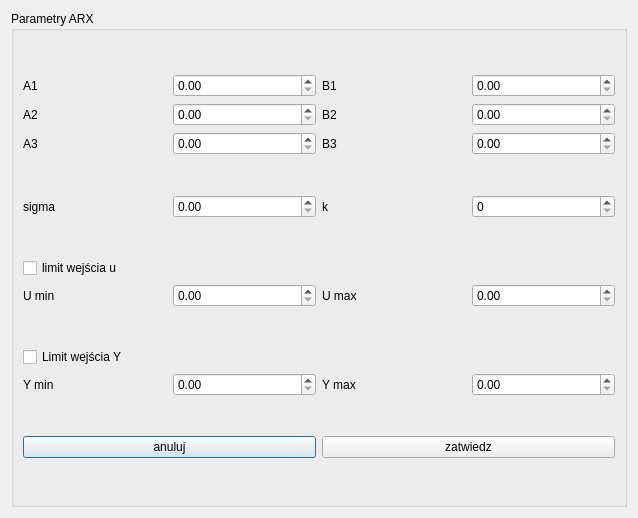
<?xml version="1.0" encoding="UTF-8"?>
<ui version="4.0">
 <class>SecDialog</class>
 <widget class="QDialog" name="SecDialog">
  <property name="geometry">
   <rect>
    <x>0</x>
    <y>0</y>
    <width>638</width>
    <height>518</height>
   </rect>
  </property>
  <property name="windowTitle">
   <string>Dialog</string>
  </property>
  <layout class="QHBoxLayout" name="horizontalLayout_28">
   <item>
    <widget class="QGroupBox" name="groupBox">
     <property name="title">
      <string>Parametry ARX</string>
     </property>
     <layout class="QVBoxLayout" name="verticalLayout_5">
      <item>
       <layout class="QHBoxLayout" name="horizontalLayout_9">
        <item>
         <layout class="QVBoxLayout" name="verticalLayout">
          <item>
           <layout class="QHBoxLayout" name="horizontalLayout_3">
            <item>
             <widget class="QLabel" name="label_3">
              <property name="text">
               <string>A1</string>
              </property>
             </widget>
            </item>
            <item>
             <widget class="QDoubleSpinBox" name="doubleSpinBox_A1"/>
            </item>
           </layout>
          </item>
          <item>
           <layout class="QHBoxLayout" name="horizontalLayout_2">
            <item>
             <widget class="QLabel" name="label_2">
              <property name="text">
               <string>A2</string>
              </property>
             </widget>
            </item>
            <item>
             <widget class="QDoubleSpinBox" name="doubleSpinBox_A2"/>
            </item>
           </layout>
          </item>
          <item>
           <layout class="QHBoxLayout" name="horizontalLayout">
            <item>
             <widget class="QLabel" name="label">
              <property name="text">
               <string>A3</string>
              </property>
             </widget>
            </item>
            <item>
             <widget class="QDoubleSpinBox" name="doubleSpinBox_A3"/>
            </item>
           </layout>
          </item>
         </layout>
        </item>
        <item>
         <layout class="QVBoxLayout" name="verticalLayout_2">
          <item>
           <layout class="QHBoxLayout" name="horizontalLayout_4">
            <item>
             <widget class="QLabel" name="label_4">
              <property name="text">
               <string>B1</string>
              </property>
             </widget>
            </item>
            <item>
             <widget class="QDoubleSpinBox" name="doubleSpinBox_B1"/>
            </item>
           </layout>
          </item>
          <item>
           <layout class="QHBoxLayout" name="horizontalLayout_5">
            <item>
             <widget class="QLabel" name="label_6">
              <property name="text">
               <string>B2</string>
              </property>
             </widget>
            </item>
            <item>
             <widget class="QDoubleSpinBox" name="doubleSpinBox_B2"/>
            </item>
           </layout>
          </item>
          <item>
           <layout class="QHBoxLayout" name="horizontalLayout_6">
            <item>
             <widget class="QLabel" name="label_7">
              <property name="text">
               <string>B3</string>
              </property>
             </widget>
            </item>
            <item>
             <widget class="QDoubleSpinBox" name="doubleSpinBox_B3"/>
            </item>
           </layout>
          </item>
         </layout>
        </item>
       </layout>
      </item>
      <item>
       <layout class="QHBoxLayout" name="horizontalLayout_11">
        <item>
         <layout class="QHBoxLayout" name="horizontalLayout_8">
          <item>
           <widget class="QLabel" name="label_9">
            <property name="text">
             <string>sigma</string>
            </property>
           </widget>
          </item>
          <item>
           <widget class="QDoubleSpinBox" name="doubleSpinBox_sigma"/>
          </item>
         </layout>
        </item>
        <item>
         <layout class="QHBoxLayout" name="horizontalLayout_7">
          <item>
           <widget class="QLabel" name="label_8">
            <property name="text">
             <string>k</string>
            </property>
           </widget>
          </item>
          <item>
           <widget class="QSpinBox" name="spinBox_opznienie"/>
          </item>
         </layout>
        </item>
       </layout>
      </item>
      <item>
       <layout class="QVBoxLayout" name="verticalLayout_6">
        <item>
         <widget class="QCheckBox" name="checkBox_limitU">
          <property name="text">
           <string>limit wejścia u</string>
          </property>
         </widget>
        </item>
        <item>
         <layout class="QHBoxLayout" name="horizontalLayout_23">
          <item>
           <layout class="QHBoxLayout" name="horizontalLayout_10">
            <item>
             <widget class="QLabel" name="label_17">
              <property name="text">
               <string>U min</string>
              </property>
             </widget>
            </item>
            <item>
             <widget class="QDoubleSpinBox" name="doubleSpinBox_Umin"/>
            </item>
           </layout>
          </item>
          <item>
           <layout class="QHBoxLayout" name="horizontalLayout_22">
            <item>
             <widget class="QLabel" name="label_18">
              <property name="text">
               <string>U max</string>
              </property>
             </widget>
            </item>
            <item>
             <widget class="QDoubleSpinBox" name="doubleSpinBox_Umax"/>
            </item>
           </layout>
          </item>
         </layout>
        </item>
       </layout>
      </item>
      <item>
       <layout class="QVBoxLayout" name="verticalLayout_7">
        <item>
         <widget class="QCheckBox" name="checkBox_limitY">
          <property name="text">
           <string>Limit wejścia Y</string>
          </property>
         </widget>
        </item>
        <item>
         <layout class="QHBoxLayout" name="horizontalLayout_26">
          <item>
           <layout class="QHBoxLayout" name="horizontalLayout_24">
            <item>
             <widget class="QLabel" name="label_19">
              <property name="text">
               <string>Y min</string>
              </property>
             </widget>
            </item>
            <item>
             <widget class="QDoubleSpinBox" name="doubleSpinBox_Ymin"/>
            </item>
           </layout>
          </item>
          <item>
           <layout class="QHBoxLayout" name="horizontalLayout_25">
            <item>
             <widget class="QLabel" name="label_20">
              <property name="text">
               <string>Y max</string>
              </property>
             </widget>
            </item>
            <item>
             <widget class="QDoubleSpinBox" name="doubleSpinBox_Ymax"/>
            </item>
           </layout>
          </item>
         </layout>
        </item>
       </layout>
      </item>
      <item>
       <layout class="QHBoxLayout" name="horizontalLayout_27">
        <item>
         <widget class="QPushButton" name="pushButton_ARX_anuluj">
          <property name="text">
           <string>anuluj</string>
          </property>
         </widget>
        </item>
        <item>
         <widget class="QPushButton" name="pushButton_ARX_zatwiedz">
          <property name="text">
           <string>zatwiedz</string>
          </property>
         </widget>
        </item>
       </layout>
      </item>
     </layout>
    </widget>
   </item>
  </layout>
 </widget>
 <resources/>
 <connections/>
</ui>
